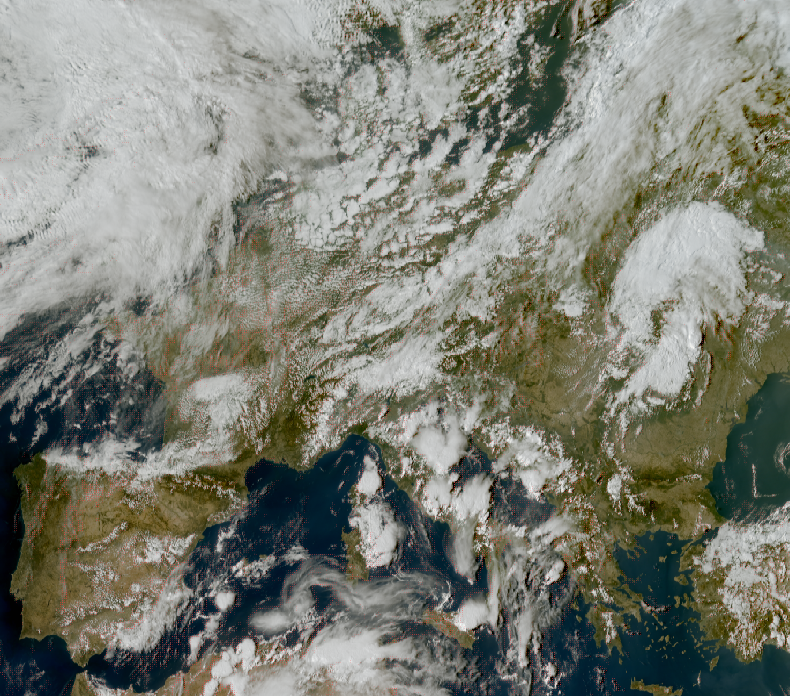
#> input picture scripts/experiments/debug_overlay_1430.png, 790 x 696 px
$ python dwd_fit_projection_ana.py experiments/debug_overlay_1430.png
#> lines starting #> are read from the running program, lines starting #| are printed output that depends on the picture; after the words box and inside, x2 and y2 are one past the last pixel; in counts of white or black regions, pixels touching at a corner belong together
### scripts/fit_proj.py
import json, numpy as np, cv2, sys
from scipy.optimize import minimize
S=0.25
def load_land(path='land50.geojson'):
    d=json.load(open(path)); rings=[]
    for f in d['features']:
        g=f['geometry']
        polys=[g['coordinates']] if g['type']=='Polygon' else g['coordinates']
        for p in polys:
            r=np.array(p[0])
            if r[:,1].min()>5: rings.append(r)
    return rings
# [22 lines left out: functions proj, render, gray_mask, score, not called in this run]
# [16 lines that do not run on import are left out]

### scripts/dwd_fit_projection_ana.py
import numpy as np, cv2, sys
from scipy.ndimage import distance_transform_edt
from scipy.optimize import minimize
from skimage.measure import label, regionprops
import fit_proj as F
S=0.25
path=sys.argv[1]
im=cv2.imread(path); small=cv2.resize(im,None,fx=S,fy=S,interpolation=cv2.INTER_AREA)
#> further down, im is the input picture: shape (696, 790, 3); mean B, G, R 116.4, 126.8, 124.6
bgr=small.astype(int)
tint=bgr[...,0]-bgr[...,2]   # B-R: море голубовато-серое (~30), суша нейтральная серая (~0)
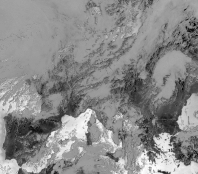
#> tint: shape (174, 198) int64; min -79, max 51, mean -8.3; drawn with min black and max white
sea=(tint>18)
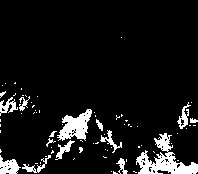
#> sea: shape (174, 198) bool; 8.6% white; 74 white regions (60 under 20 px), largest, box (x1, y1, x2, y2) and area: (136, 133, 198, 174) 1004, (57, 109, 92, 141) 601, (0, 155, 21, 174) 240
sea=cv2.morphologyEx(sea.astype(np.uint8),cv2.MORPH_CLOSE,np.ones((7,7),np.uint8))
#> sea: shape (174, 198); values 0 (black) and 1 (white), 13.3% white; 13 white regions (7 under 20 px), largest, box (x1, y1, x2, y2) and area: (0, 109, 122, 174) 2098, (111, 133, 198, 174) 1562, (0, 85, 40, 133) 590, (177, 102, 198, 129) 277, (124, 120, 138, 127) 32, (116, 114, 123, 120) 24
lab=label(sea,connectivity=1); keep=np.zeros(sea.shape,bool)
#> after `lab = label(sea, connectivity=1)`:
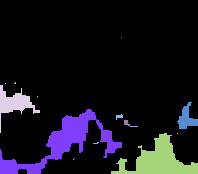
#> lab: shape (174, 198) int64; 16 distinct labels, from 0 to 15; one colour per label, 0 black
for r in regionprops(lab):
    if r.area>1500: keep|=lab==r.label
#> this loop made 15 passes
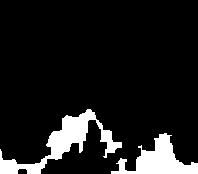
#> keep: shape (174, 198) bool; 10.6% white; 2 white regions, box (x1, y1, x2, y2) and area: (0, 109, 122, 174) 2098, (111, 133, 198, 174) 1562
sea=keep
# дырки в море (подписи, станции) заливаем: оставляем только внешние контуры крупных кусков
inv=(~sea).astype(np.uint8); lab2=label(inv,connectivity=1)
#> after `lab2 = label(inv, connectivity=1)`:
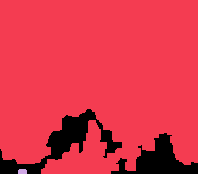
#> lab2: shape (174, 198) int64; 3 distinct labels, from 0 to 2; one colour per label, 0 black
for r in regionprops(lab2):
    if r.area<600: sea|=lab2==r.label
#> this loop made 2 passes
# legend/labels box bottom-left and left strip: exclude
h,w=sea.shape
#> h = 174; w = 198
valid=np.ones_like(sea); valid[int(h*0.89):, :int(w*0.17)]=False; valid[:, :int(w*0.012)]=False
k3=np.ones((3,3),np.uint8)
land_like=(~sea)&valid
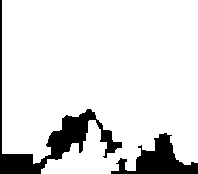
#> land_like: shape (174, 198) bool; 87.7% white; 2 black regions, box (x1, y1, x2, y2) and area: (0, 0, 122, 174) 2688, (111, 133, 198, 174) 1562
edge=(cv2.dilate(sea.astype(np.uint8),k3)&cv2.dilate(land_like.astype(np.uint8),k3)).astype(bool)&valid
#> edge: shape (174, 198) bool; 3.7% white in thin lines or dots, all inside (x1, y1, x2, y2) = (2, 108, 198, 174)
edge=cv2.morphologyEx(edge.astype(np.uint8),cv2.MORPH_OPEN,np.ones((2,2),np.uint8)).astype(bool)
#> edge: shape (174, 198) bool; 3.6% white in thin lines or dots, all inside (x1, y1, x2, y2) = (34, 109, 198, 174)
cv2.imwrite('ana_edge.png',(edge*255).astype(np.uint8))
dt=distance_transform_edt(~edge)
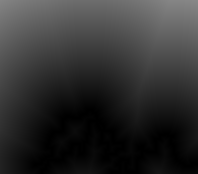
#> dt: shape (174, 198) float64; min 0, max 136.1, mean 48
rings=F.load_land()
#> (the run stopped early here; a loop or call above may not have finished)

$ run again, on scripts/experiments/debug_overlay_ep2_1000.png
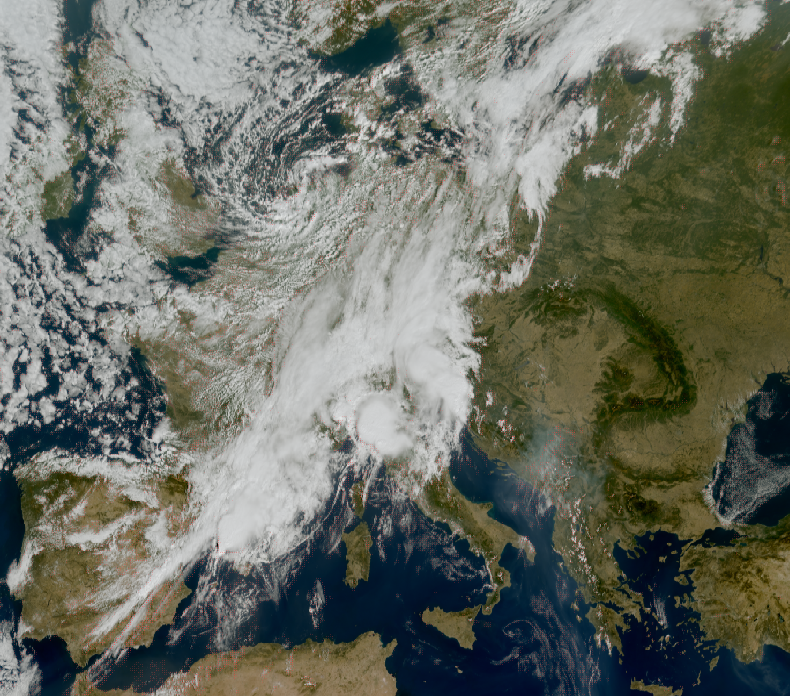
#> input picture scripts/experiments/debug_overlay_ep2_1000.png, 790 x 696 px
#> im is the input picture: shape (696, 790, 3); mean B, G, R 99.3, 109.6, 105.9
#> lab: shape (174, 198) int64; 20 distinct labels, from 0 to 19
#> the loop `for r in regionprops(lab):` made 19 passes
#> inv: shape (174, 198); values 0 (black) and 1 (white), 79.3% white; 1 black region, box (x1, y1, x2, y2) and area: (0, 0, 198, 174) 7129
#> lab2: shape (174, 198) int64; 9 distinct labels, from 0 to 8
#> the loop `for r in regionprops(lab2):` made 8 passes
#> after the loop `for r in regionprops(lab2):`:
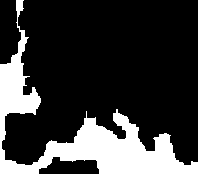
#> sea: shape (174, 198) bool; 21.6% white; 1 white region, box (x1, y1, x2, y2) and area: (0, 0, 198, 174) 7427
#> land_like: shape (174, 198) bool; 77.4% white; 1 black region, box (x1, y1, x2, y2) and area: (0, 0, 198, 174) 7801
#> `dt=distance_transform_edt(~edge)`:
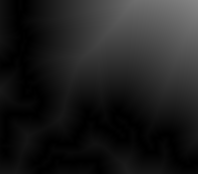
#> dt: shape (174, 198) float64; min 0, max 134, mean 30.4
